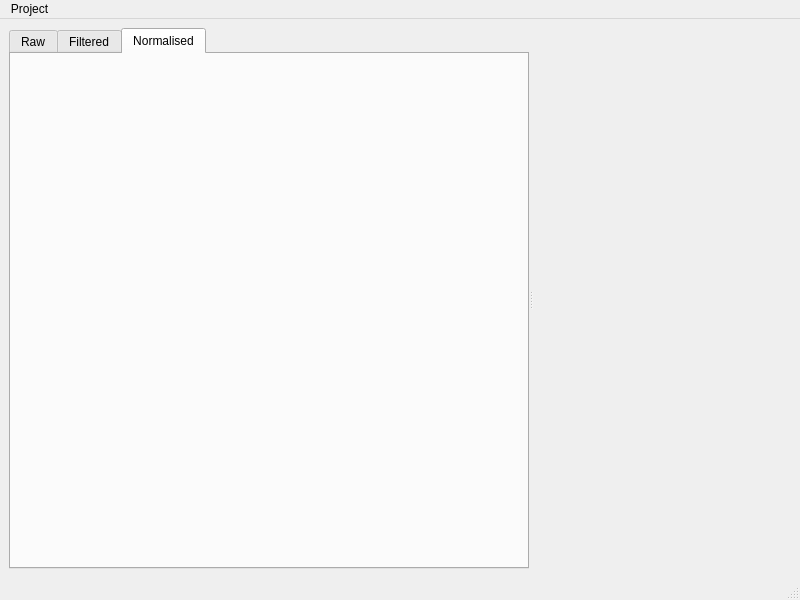
<?xml version="1.0" encoding="UTF-8"?>
<ui version="4.0">
 <class>MainWindow</class>
 <widget class="QMainWindow" name="MainWindow">
  <property name="geometry">
   <rect>
    <x>0</x>
    <y>0</y>
    <width>800</width>
    <height>600</height>
   </rect>
  </property>
  <property name="windowTitle">
   <string>MainWindow</string>
  </property>
  <widget class="QWidget" name="centralwidget">
   <layout class="QHBoxLayout" name="horizontalLayout">
    <item>
     <widget class="QSplitter" name="splitter">
      <property name="orientation">
       <enum>Qt::Horizontal</enum>
      </property>
      <widget class="QTabWidget" name="tabWidget">
       <property name="currentIndex">
        <number>2</number>
       </property>
       <widget class="QWidget" name="rawTab">
        <attribute name="title">
         <string>Raw</string>
        </attribute>
       </widget>
       <widget class="QWidget" name="filteredTab">
        <attribute name="title">
         <string>Filtered</string>
        </attribute>
       </widget>
       <widget class="QWidget" name="normalisedTab">
        <attribute name="title">
         <string>Normalised</string>
        </attribute>
       </widget>
      </widget>
      <widget class="QWidget" name="widget" native="true"/>
     </widget>
    </item>
   </layout>
  </widget>
  <widget class="QMenuBar" name="menubar">
   <property name="geometry">
    <rect>
     <x>0</x>
     <y>0</y>
     <width>800</width>
     <height>22</height>
    </rect>
   </property>
   <widget class="QMenu" name="menuProject">
    <property name="title">
     <string>Project</string>
    </property>
    <addaction name="actionProjectNew"/>
    <addaction name="actionProjectOpen"/>
    <addaction name="actionProjectClose"/>
   </widget>
   <addaction name="menuProject"/>
  </widget>
  <widget class="QStatusBar" name="statusbar"/>
  <action name="actionProjectNew">
   <property name="text">
    <string>New</string>
   </property>
  </action>
  <action name="actionProjectOpen">
   <property name="text">
    <string>Open</string>
   </property>
  </action>
  <action name="actionProjectClose">
   <property name="text">
    <string>Close</string>
   </property>
  </action>
 </widget>
 <resources/>
 <connections/>
</ui>
